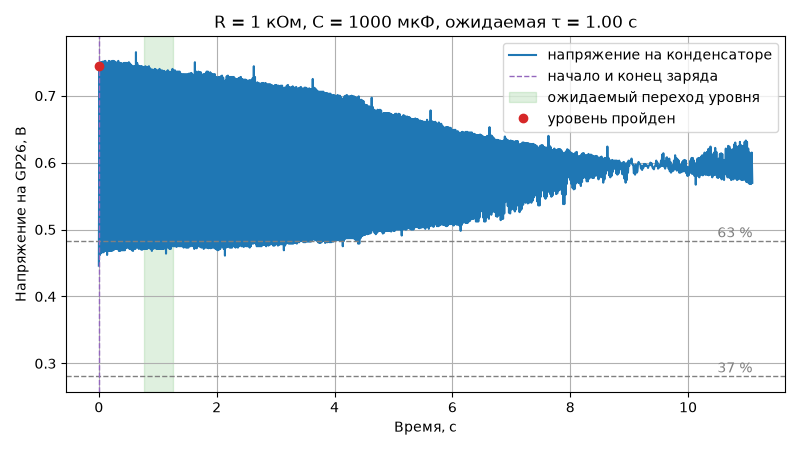

Write the Python code that produced this figure.
# Опыт с RC-цепью на приборе 311-adc. По номиналам деталей ведёт опыт, по 5τ на заряд
# и разряд, сохраняет записи в rc.csv, график в rc.png, номиналы и найденную τ в rc.log
# и сверяет τ с R·C. Приём потока устроен как в get_telemetry.py из п3.1.4.
#
#   python rc.py --r 1 --c 1000   — опыт с вашими R = 1 кОм и C = 1000 мкФ
#   python rc.py --plot rc.csv    — разбор готовой записи, номиналы берутся из rc.log

import argparse
import csv
import time

import matplotlib
import serial
from serial.tools import list_ports

# окно не нужно: график сразу сохраняется в файл
matplotlib.use("Agg")
import matplotlib.pyplot as plt

# настоящая τ отличается от R·C из-за допуска деталей: C ±20 %, R ±5 %
TAU_LOW = 0.8 * 0.95
TAU_HIGH = 1.2 * 1.05

VENDOR_ID = 0x2E8A
PRODUCT_ID = 0x000A


def find_board():
    for port in list_ports.comports():
        if port.vid == VENDOR_ID and port.pid == PRODUCT_ID:
            return port
    return None


def parse_record(line):
    """Запись из строки tm: <мкс> <В> <°C> или None, если строка не телеметрии."""
    parts = line.split()
    if len(parts) != 4 or parts[0] != "tm:":
        return None
    try:
        return int(parts[1]), float(parts[2]), float(parts[3])
    except ValueError:
        return None


def collect(device, seconds, period_ms, actions=()):
    records = []
    pending = list(actions)
    with serial.Serial(device, timeout=0.1) as port:
        time.sleep(0.2)
        port.reset_input_buffer()
        port.write(("tm_start %d\r" % period_ms).encode("ascii"))
        started = time.monotonic()
        deadline = started + seconds
        received = ""
        try:
            while time.monotonic() < deadline:
                # команды опыта — в свои моменты от начала приёма
                while pending and time.monotonic() - started >= pending[0][0]:
                    port.write((pending.pop(0)[1] + "\r").encode("ascii"))
                received += port.read(256).decode("ascii", "replace")
                while "\n" in received:
                    line, received = received.split("\n", 1)
                    record = parse_record(line.strip())
                    if record is not None:
                        records.append(record)
                        print("%.3f с  %.3f В  %.1f °C" % (record[0] / 1e6, record[1], record[2]))
        except KeyboardInterrupt:
            print("Остановлено по Ctrl+C")
        finally:
            port.write(b"tm_stop\r")
            port.write(b"charge_off\r")
    return records


def save_csv(records, name):
    # время от первой записи в секундах: так график начинается с нуля
    start_us = records[0][0]
    with open(name, "w", newline="", encoding="utf-8") as f:
        writer = csv.writer(f)
        writer.writerow(["time_s", "voltage_v", "temp_c"])
        for time_us, voltage, temp in records:
            writer.writerow(["%.6f" % ((time_us - start_us) / 1e6), "%.3f" % voltage, "%.1f" % temp])


def load_csv(name):
    times, voltages, temps = [], [], []
    with open(name, newline="", encoding="utf-8") as f:
        for row in csv.DictReader(f):
            times.append(float(row["time_s"]))
            voltages.append(float(row["voltage_v"]))
            temps.append(float(row["temp_c"]))
    return times, voltages, temps


def rc_plan(tau):
    """Период телеметрии, команды опыта и его длительность по ожидаемой τ."""
    # около ста отсчётов на τ, но не чаще, чем умеет прибор
    period_ms = max(10, round(tau * 10))
    # полсекунды покоя, 5τ заряда, 5τ разряда и полсекунды в запас
    actions = [(0.5, "charge_on"), (0.5 + 5 * tau, "charge_off")]
    return period_ms, actions, 1 + 10 * tau


def crossing(voltages, start, level, rising):
    """Номер первой записи от start, на которой напряжение перешло уровень."""
    for i in range(start, len(voltages)):
        if (voltages[i] >= level) if rising else (voltages[i] <= level):
            return i
    return None


def measure_tau(times, voltages):
    """τ заряда и разряда по уровням напряжения, как по триггеру осциллографа."""
    top = max(voltages)
    peak = voltages.index(top)
    result = {"top": top}
    # заряд: от начала подъёма (2 % вершины) до 63 % вершины
    start = crossing(voltages, 0, 0.02 * top, True)
    end = crossing(voltages, start, 0.632 * top, True) if start is not None else None
    if end is not None and end <= peak:
        result["charge"] = (times[start], times[end], voltages[end])
    # разряд: от начала спада (98 % вершины) до 37 % вершины
    start = crossing(voltages, peak, 0.98 * top, False)
    end = crossing(voltages, start, 0.368 * top, False) if start is not None else None
    if end is not None:
        result["discharge"] = (times[start], times[end], voltages[end])
    return result


def analyze_rc(csv_name, r_kohm, c_uf):
    tau = r_kohm * c_uf / 1000
    low, high = TAU_LOW * tau, TAU_HIGH * tau
    times, voltages, _ = load_csv(csv_name)
    found = measure_tau(times, voltages)
    top = found["top"]

    fig, ax = plt.subplots(figsize=(8, 4.5))
    ax.plot(times, voltages, label="напряжение на конденсаторе")
    ax.axhline(0.632 * top, color="gray", linestyle="--", linewidth=1)
    ax.axhline(0.368 * top, color="gray", linestyle="--", linewidth=1)
    ax.text(times[-1], 0.632 * top, "63 %", va="bottom", ha="right", color="gray")
    ax.text(times[-1], 0.368 * top, "37 %", va="bottom", ha="right", color="gray")

    lines = ["R_kohm = %g" % r_kohm, "C_uf = %g" % c_uf, "tau_expected_s = %.3f" % tau,
             "tau_min_s = %.3f" % low, "tau_max_s = %.3f" % high]
    passed = True
    for key, name in (("charge", "заряда"), ("discharge", "разряда")):
        if key not in found:
            print("τ %s: уровень не пройден, проверьте цепь и номиналы" % name)
            lines.append("tau_%s_s = none" % key)
            passed = False
            continue
        start, end, level = found[key]
        measured = end - start
        inside = low <= measured <= high
        passed = passed and inside
        # от начала и конца заряда отсчитывается ожидаемый момент перехода уровня
        ax.axvline(start, color="tab:purple", linestyle="--", linewidth=1,
                   label="начало и конец заряда" if key == "charge" else None)
        ax.axvspan(start + low, start + high, color="tab:green", alpha=0.15,
                   label="ожидаемый переход уровня" if key == "charge" else None)
        ax.plot([end], [level], "o", color="tab:red",
                label="уровень пройден" if key == "charge" else None)
        print("τ %s: %.3f с, ожидается %.2f–%.2f с, %s" %
              (name, measured, low, high, "в диапазоне" if inside else "вне диапазона"))
        lines.append("tau_%s_s = %.3f" % (key, measured))
    lines.append("result = %s" % ("ok" if passed else "fail"))

    ax.set_title("R = %g кОм, C = %g мкФ, ожидаемая τ = %.2f с" % (r_kohm, c_uf, tau))
    ax.set_xlabel("Время, с")
    ax.set_ylabel("Напряжение на GP26, В")
    ax.grid(True)
    ax.legend(loc="upper right")
    fig.tight_layout()
    fig.savefig("rc.png")
    print("График сохранён в rc.png")

    with open("rc.log", "w", encoding="utf-8") as f:
        f.write("\n".join(lines) + "\n")
    print("Номиналы и τ записаны в rc.log")
    print("Опыт сошёлся с расчётом" if passed else "Опыт не сошёлся с расчётом")


def read_log(name):
    """Номиналы R и C из rc.log прошлого опыта или None, если файла нет."""
    values = {}
    try:
        with open(name, encoding="utf-8") as f:
            for line in f:
                key, _, value = line.partition("=")
                values[key.strip()] = value.strip()
        return float(values["R_kohm"]), float(values["C_uf"])
    except (OSError, KeyError, ValueError):
        return None


parser = argparse.ArgumentParser(description="Опыт с RC-цепью на приборе 311-adc")
parser.add_argument("--r", type=float, help="сопротивление резистора, кОм")
parser.add_argument("--c", type=float, help="ёмкость конденсатора, мкФ")
parser.add_argument("--plot", metavar="CSV", help="разобрать готовую запись опыта, без платы")
args = parser.parse_args()

if (args.r is None) != (args.c is None):
    parser.error("нужны оба номинала, --r и --c")
if args.r is None:
    # без номиналов можно только разобрать запись, номиналы — из прошлого опыта
    found = read_log("rc.log") if args.plot else None
    if found is None:
        parser.error("укажите номиналы деталей: --r <кОм> --c <мкФ>")
    args.r, args.c = found

tau = args.r * args.c / 1000
print("Ожидаемая τ = R·C = %.3f с" % tau)
if not 1 <= args.r <= 100:
    print("Резистор вне пределов от 1 до 100 кОм, проверка курса такой не примет")
if tau < 0.2:
    print("τ меньше 0,2 с: отсчётов на τ будет мало, возьмите детали из таблицы")

if args.plot:
    analyze_rc(args.plot, args.r, args.c)
else:
    board = find_board()
    if board is None:
        print("Плата не найдена. Проверьте кабель и запишите на плату прошивку прибора.")
    else:
        period_ms, actions, seconds = rc_plan(tau)
        print("Плата на порту %s, опыт %.1f с, период %d мс" % (board.device, seconds, period_ms))
        records = collect(board.device, seconds, period_ms, actions)
        if not records:
            print("Ни одной строки телеметрии не принято.")
        else:
            save_csv(records, "rc.csv")
            print("Записей %d, сохранены в rc.csv" % len(records))
            analyze_rc("rc.csv", args.r, args.c)
